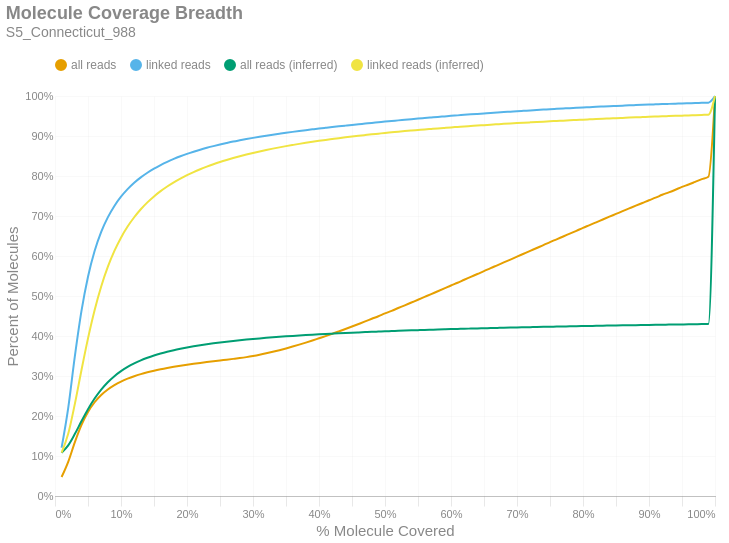

The notebook cell saved with this chart:
### Markdown cell above
### Molecule Read Coverage
This chart shows molecule coverage breadth as computed by the number of bases aligned to that molecule. In other words, "*how much of each unique long molecule is actually sequenced/aligned?*" Keep in mind there is a distinction between sequences and alignments, since some sequences belonging to a particular molecule may not align well and wouldn't appear in the alignment data. This chart also shows molecule coverage breadth as computed by the *inferred fragment* from which the aligned sequences originate. Unlike read coverage, this calculation takes into account the total insert size, including unsequenced gaps between the forward and reverse reads. Like the previous figures, these are cumulative percents.

### Code cell
if SKIPLR:
    print_html(f"Skipped")
else:
    binned_df = consolidated_hist(valids['coverage_bp'], mask, 0.01, True)
    binned_df_inf = consolidated_hist(valids['coverage_inserts'], mask, 0.01, True)
    binned_df = binned_df.with_columns(pl.lit(binned_df_inf['all reads (cumsum)']).alias('all reads (inferred)'))
    binned_df = binned_df.with_columns(pl.lit(binned_df_inf['linked reads (cumsum)']).alias('linked reads (inferred)'))
    binned_df = binned_df.with_columns(
        (pl.col('bin').cast(pl.Float64) + 0.01).alias('right_edge')
    )

    with SafeRender(binned_df):
        (
            density_plot(binned_df, 'Molecule Coverage Breadth', samplename, 'molcov', ['all reads (inferred)','linked reads (inferred)'])
            .encode(
                #x=alt.X('bin:Q', title="% Molecule Covered").axis(format = '%').scale(padding=0),
                x=alt.X('right_edge:Q', title="% Molecule Covered").axis(format='%').scale(padding=0),
                y=alt.Y('value:Q', title='Percent of Molecules')
                    .axis(format='%')
                    .stack(False)
                    .scale(domainMin=0, padding=0),
                color=alt.Color("key:N").scale(domain = ["all reads", "linked reads", "all reads (inferred)", "linked reads (inferred)"]),
                tooltip = [
                    alt.Tooltip("key:N", title = "Data Type"),
                    alt.Tooltip("range_label:N", title="% Molecule Covered"),
                    alt.Tooltip("value:Q", format = ".2%", title="% Molecules")
                ]
            )
        ).display()

### Figure 1 — Vega-Lite specification as saved in the notebook (floating-point values rounded to 4 significant figures)
{"width": "container", "height": 400, "config": {"title": {"anchor": "start", "dy": -15, "fontSize": 18, "color": "#888888", "subtitleColor": "#888888", "subtitleFontSize": 14}, "arc": {"fill": "#0072B2"}, "axis": {"domainColor": "#888888", "domainWidth": 0.5, "gridWidth": 0.2, "grid": false, "titleFontWeight": 400, "titleFontSize": 15, "labelFontSize": 11, "labelColor": "#888888", "tickColor": "#888888", "tickWidth": 0.2, "titleColor": "#888888"}, "axisBand": {"grid": false}, "axisX": {"grid": true, "tickSize": 10, "domainCap": "round"}, "axisY": {"domain": false, "grid": true, "tickSize": 0, "domainCap": "round"}, "background": "transparent", "header": {"labelFontSize": 15, "labelColor": "#888888", "titleFontSize": 15, "titleFontWeight": 600, "titleColor": "#888888"}, "legend": {"labelFont": "sans-serif", "labelFontSize": 12, "labelColor": "#888888", "symbolSize": 100, "symbolType": "circle", "titleFontSize": 12, "titlePadding": 10, "titleColor": "#888888", "title": null, "orient": "top"}, "range": {"category": ["#E69F00", "#56B4E9", "#009E73", "#F0E442", "#0072B2", "#D55E00", "#CC79A7", "#000000"], "diverging": ["#cfe8f3", "#a2d4ec", "#73bfe2", "#46abdb", "#1696d2", "#12719e"]}, "area": {"fill": "#0072B2", "fillOpacity": 0.7, "line": true, "strokeOpacity": 0.7}, "line": {"color": "#0072B2", "stroke": "#0072B2", "strokeWidth": 2}, "trail": {"color": "#0072B2", "stroke": "#0072B2", "strokeWidth": 0, "size": 1}, "point": {"filled": true, "fillOpacity": 1.0, "size": 95}, "text": {"color": "#888888", "fontSize": 11, "align": "right", "fontWeight": 400, "size": 11}, "bar": {"fill": "#0072B2", "stroke": null}, "view": {"stroke": null, "continuousWidth": 660, "continuousHeight": 400}}, "data": {"name": "data-2d0645a27f452a72abd19c87b2eed01e"}, "mark": {"type": "line", "interpolate": "monotone", "point": {"opacity": 0, "size": 275}}, "encoding": {"color": {"field": "key", "scale": {"domain": ["all reads", "linked reads", "all reads (inferred)", "linked reads (inferred)"]}, "type": "nominal"}, "tooltip": [{"field": "key", "title": "Data Type", "type": "nominal"}, {"field": "range_label", "title": "% Molecule Covered", "type": "nominal"}, {"field": "value", "format": ".2%", "title": "% Molecules", "type": "quantitative"}], "x": {"axis": {"format": "%"}, "field": "right_edge", "scale": {"padding": 0}, "title": "% Molecule Covered", "type": "quantitative"}, "y": {"axis": {"format": "%"}, "field": "value", "scale": {"domainMin": 0, "padding": 0}, "stack": false, "title": "Percent of Molecules", "type": "quantitative"}}, "params": [{"name": "param_c36ac31b6afebe62", "select": {"type": "point", "fields": ["key"]}, "bind": "legend"}], "title": {"text": "Molecule Coverage Breadth", "subtitle": "S5_Connecticut_988"}, "transform": [{"fold": ["all reads (cumsum)", "linked reads (cumsum)", "all reads (inferred)", "linked reads (inferred)"]}, {"calculate": "replace(datum.key, ' (cumsum)', '')", "as": "key"}, {"filter": {"param": "param_c36ac31b6afebe62"}}], "usermeta": {"embedOptions": {"downloadFileName": "S5_Connecticut_988.molcov"}}, "$schema": "https://vega.github.io/schema/vega-lite/v6.1.0.json", "datasets": {"data-2d0645a27f452a72abd19c87b2eed01e": [{"bin": "0.0", "interval": "0.0-0.01", "all reads": 0.0474, "linked reads": 0.1205, "all reads (cumsum)": 0.0474, "linked reads (cumsum)": 0.1205, "range_label": "0.0-0.01", "all reads (inferred)": 0.1081, "linked reads (inferred)": 0.1085, "right_edge": 0.01}, {"bin": "0.01", "interval": "0.01-0.02", "all reads": 0.03793, "linked reads": 0.09896, "all reads (cumsum)": 0.08533, "linked reads (cumsum)": 0.2195, "range_label": "0.01-0.02", "all reads (inferred)": 0.1265, "linked reads (inferred)": 0.1555, "right_edge": 0.02}, {"bin": "0.02", "interval": "0.02-0.03", "all reads": 0.04885, "linked reads": 0.1287, "all reads (cumsum)": 0.1342, "linked reads (cumsum)": 0.3482, "range_label": "0.02-0.03", "all reads (inferred)": 0.1548, "linked reads (inferred)": 0.2297, "right_edge": 0.03}, {"bin": "0.03", "interval": "0.03-0.04", "all reads": 0.04293, "linked reads": 0.1133, "all reads (cumsum)": 0.1771, "linked reads (cumsum)": 0.4615, "range_label": "0.03-0.04", "all reads (inferred)": 0.1867, "linked reads (inferred)": 0.3137, "right_edge": 0.04}, {"bin": "0.04", "interval": "0.04-0.05", "all reads": 0.03289, "linked reads": 0.0868, "all reads (cumsum)": 0.21, "linked reads (cumsum)": 0.5483, "range_label": "0.04-0.05", "all reads (inferred)": 0.2171, "linked reads (inferred)": 0.3941, "right_edge": 0.05}, {"bin": "0.05", "interval": "0.05-0.06", "all reads": 0.02437, "linked reads": 0.0642, "all reads (cumsum)": 0.2344, "linked reads (cumsum)": 0.6125, "range_label": "0.05-0.06", "all reads (inferred)": 0.2437, "linked reads (inferred)": 0.4646, "right_edge": 0.06}, {"bin": "0.06", "interval": "0.06-0.07", "all reads": 0.01819, "linked reads": 0.04785, "all reads (cumsum)": 0.2526, "linked reads (cumsum)": 0.6603, "range_label": "0.06-0.07", "all reads (inferred)": 0.2661, "linked reads (inferred)": 0.5239, "right_edge": 0.07}, {"bin": "0.07", "interval": "0.07-0.08", "all reads": 0.01382, "linked reads": 0.0363, "all reads (cumsum)": 0.2664, "linked reads (cumsum)": 0.6966, "range_label": "0.07-0.08", "all reads (inferred)": 0.2845, "linked reads (inferred)": 0.5728, "right_edge": 0.08}, {"bin": "0.08", "interval": "0.08-0.09", "all reads": 0.0109, "linked reads": 0.02856, "all reads (cumsum)": 0.2773, "linked reads (cumsum)": 0.7252, "range_label": "0.08-0.09", "all reads (inferred)": 0.2996, "linked reads (inferred)": 0.6128, "right_edge": 0.09}, {"bin": "0.09", "interval": "0.09-0.1", "all reads": 0.008815, "linked reads": 0.02301, "all reads (cumsum)": 0.2861, "linked reads (cumsum)": 0.7482, "range_label": "0.09-0.1", "all reads (inferred)": 0.3121, "linked reads (inferred)": 0.6459, "right_edge": 0.1}, {"bin": "0.1", "interval": "0.1-0.11", "all reads": 0.007266, "linked reads": 0.01891, "all reads (cumsum)": 0.2934, "linked reads (cumsum)": 0.7671, "range_label": "0.1-0.11", "all reads (inferred)": 0.3226, "linked reads (inferred)": 0.6736, "right_edge": 0.11}, {"bin": "0.11", "interval": "0.11-0.12", "all reads": 0.00615, "linked reads": 0.01596, "all reads (cumsum)": 0.2995, "linked reads (cumsum)": 0.783, "range_label": "0.11-0.12", "all reads (inferred)": 0.3314, "linked reads (inferred)": 0.6968, "right_edge": 0.12}, {"bin": "0.12", "interval": "0.12-0.13", "all reads": 0.005218, "linked reads": 0.0135, "all reads (cumsum)": 0.3047, "linked reads (cumsum)": 0.7965, "range_label": "0.12-0.13", "all reads (inferred)": 0.339, "linked reads (inferred)": 0.7169, "right_edge": 0.13}, {"bin": "0.13", "interval": "0.13-0.14", "all reads": 0.004503, "linked reads": 0.01161, "all reads (cumsum)": 0.3092, "linked reads (cumsum)": 0.8081, "range_label": "0.13-0.14", "all reads (inferred)": 0.3455, "linked reads (inferred)": 0.734, "right_edge": 0.14}, {"bin": "0.14", "interval": "0.14-0.15", "all reads": 0.003995, "linked reads": 0.01024, "all reads (cumsum)": 0.3132, "linked reads (cumsum)": 0.8184, "range_label": "0.14-0.15", "all reads (inferred)": 0.3512, "linked reads (inferred)": 0.749, "right_edge": 0.15}, {"bin": "0.15", "interval": "0.15-0.16", "all reads": 0.003533, "linked reads": 0.008975, "all reads (cumsum)": 0.3168, "linked reads (cumsum)": 0.8274, "range_label": "0.15-0.16", "all reads (inferred)": 0.3562, "linked reads (inferred)": 0.7621, "right_edge": 0.16}, {"bin": "0.16", "interval": "0.16-0.17", "all reads": 0.003209, "linked reads": 0.008076, "all reads (cumsum)": 0.32, "linked reads (cumsum)": 0.8354, "range_label": "0.16-0.17", "all reads (inferred)": 0.3606, "linked reads (inferred)": 0.7737, "right_edge": 0.17}, {"bin": "0.17", "interval": "0.17-0.18", "all reads": 0.002933, "linked reads": 0.00726, "all reads (cumsum)": 0.3229, "linked reads (cumsum)": 0.8427, "range_label": "0.17-0.18", "all reads (inferred)": 0.3645, "linked reads (inferred)": 0.7842, "right_edge": 0.18}, {"bin": "0.18", "interval": "0.18-0.19", "all reads": 0.002707, "linked reads": 0.006579, "all reads (cumsum)": 0.3256, "linked reads (cumsum)": 0.8493, "range_label": "0.18-0.19", "all reads (inferred)": 0.3681, "linked reads (inferred)": 0.7935, "right_edge": 0.19}, {"bin": "0.19", "interval": "0.19-0.2", "all reads": 0.002512, "linked reads": 0.00596, "all reads (cumsum)": 0.3281, "linked reads (cumsum)": 0.8552, "range_label": "0.19-0.2", "all reads (inferred)": 0.3713, "linked reads (inferred)": 0.802, "right_edge": 0.2}, {"bin": "0.2", "interval": "0.2-0.21", "all reads": 0.00235, "linked reads": 0.00547, "all reads (cumsum)": 0.3305, "linked reads (cumsum)": 0.8607, "range_label": "0.2-0.21", "all reads (inferred)": 0.3743, "linked reads (inferred)": 0.8098, "right_edge": 0.21}, {"bin": "0.21", "interval": "0.21-0.22", "all reads": 0.002246, "linked reads": 0.005067, "all reads (cumsum)": 0.3327, "linked reads (cumsum)": 0.8658, "range_label": "0.21-0.22", "all reads (inferred)": 0.377, "linked reads (inferred)": 0.8168, "right_edge": 0.22}, {"bin": "0.22", "interval": "0.22-0.23", "all reads": 0.002129, "linked reads": 0.004644, "all reads (cumsum)": 0.3349, "linked reads (cumsum)": 0.8704, "range_label": "0.22-0.23", "all reads (inferred)": 0.3795, "linked reads (inferred)": 0.8233, "right_edge": 0.23}, {"bin": "0.23", "interval": "0.23-0.24", "all reads": 0.002048, "linked reads": 0.004315, "all reads (cumsum)": 0.3369, "linked reads (cumsum)": 0.8747, "range_label": "0.23-0.24", "all reads (inferred)": 0.3817, "linked reads (inferred)": 0.8293, "right_edge": 0.24}, {"bin": "0.24", "interval": "0.24-0.25", "all reads": 0.001997, "linked reads": 0.004008, "all reads (cumsum)": 0.3389, "linked reads (cumsum)": 0.8787, "range_label": "0.24-0.25", "all reads (inferred)": 0.3839, "linked reads (inferred)": 0.8349, "right_edge": 0.25}, {"bin": "0.25", "interval": "0.25-0.26", "all reads": 0.001924, "linked reads": 0.003733, "all reads (cumsum)": 0.3408, "linked reads (cumsum)": 0.8825, "range_label": "0.25-0.26", "all reads (inferred)": 0.3858, "linked reads (inferred)": 0.8401, "right_edge": 0.26}, {"bin": "0.26", "interval": "0.26-0.27", "all reads": 0.001979, "linked reads": 0.003573, "all reads (cumsum)": 0.3428, "linked reads (cumsum)": 0.886, "range_label": "0.26-0.27", "all reads (inferred)": 0.3877, "linked reads (inferred)": 0.8449, "right_edge": 0.27}, {"bin": "0.27", "interval": "0.27-0.28", "all reads": 0.002049, "linked reads": 0.003235, "all reads (cumsum)": 0.3449, "linked reads (cumsum)": 0.8893, "range_label": "0.27-0.28", "all reads (inferred)": 0.3894, "linked reads (inferred)": 0.8494, "right_edge": 0.28}, {"bin": "0.28", "interval": "0.28-0.29", "all reads": 0.002353, "linked reads": 0.003111, "all reads (cumsum)": 0.3472, "linked reads (cumsum)": 0.8924, "range_label": "0.28-0.29", "all reads (inferred)": 0.391, "linked reads (inferred)": 0.8537, "right_edge": 0.29}, {"bin": "0.29", "interval": "0.29-0.3", "all reads": 0.002758, "linked reads": 0.002935, "all reads (cumsum)": 0.35, "linked reads (cumsum)": 0.8953, "range_label": "0.29-0.3", "all reads (inferred)": 0.3926, "linked reads (inferred)": 0.8577, "right_edge": 0.3}, {"bin": "0.3", "interval": "0.3-0.31", "all reads": 0.003152, "linked reads": 0.002795, "all reads (cumsum)": 0.3531, "linked reads (cumsum)": 0.8981, "range_label": "0.3-0.31", "all reads (inferred)": 0.394, "linked reads (inferred)": 0.8614, "right_edge": 0.31}, {"bin": "0.31", "interval": "0.31-0.32", "all reads": 0.00354, "linked reads": 0.002701, "all reads (cumsum)": 0.3567, "linked reads (cumsum)": 0.9008, "range_label": "0.31-0.32", "all reads (inferred)": 0.3954, "linked reads (inferred)": 0.8651, "right_edge": 0.32}, {"bin": "0.32", "interval": "0.32-0.33", "all reads": 0.003845, "linked reads": 0.002544, "all reads (cumsum)": 0.3605, "linked reads (cumsum)": 0.9034, "range_label": "0.32-0.33", "all reads (inferred)": 0.3967, "linked reads (inferred)": 0.8684, "right_edge": 0.33}, {"bin": "0.33", "interval": "0.33-0.34", "all reads": 0.004082, "linked reads": 0.002375, "all reads (cumsum)": 0.3646, "linked reads (cumsum)": 0.9057, "range_label": "0.33-0.34", "all reads (inferred)": 0.3979, "linked reads (inferred)": 0.8716, "right_edge": 0.34}, {"bin": "0.34", "interval": "0.34-0.35", "all reads": 0.004363, "linked reads": 0.002347, "all reads (cumsum)": 0.3689, "linked reads (cumsum)": 0.9081, "range_label": "0.34-0.35", "all reads (inferred)": 0.3991, "linked reads (inferred)": 0.8747, "right_edge": 0.35}, {"bin": "0.35", "interval": "0.35-0.36", "all reads": 0.004619, "linked reads": 0.002251, "all reads (cumsum)": 0.3736, "linked reads (cumsum)": 0.9103, "range_label": "0.35-0.36", "all reads (inferred)": 0.4002, "linked reads (inferred)": 0.8775, "right_edge": 0.36}, {"bin": "0.36", "interval": "0.36-0.37", "all reads": 0.004822, "linked reads": 0.002172, "all reads (cumsum)": 0.3784, "linked reads (cumsum)": 0.9125, "range_label": "0.36-0.37", "all reads (inferred)": 0.4013, "linked reads (inferred)": 0.8803, "right_edge": 0.37}, {"bin": "0.37", "interval": "0.37-0.38", "all reads": 0.005089, "linked reads": 0.002096, "all reads (cumsum)": 0.3835, "linked reads (cumsum)": 0.9146, "range_label": "0.37-0.38", "all reads (inferred)": 0.4023, "linked reads (inferred)": 0.883, "right_edge": 0.38}, {"bin": "0.38", "interval": "0.38-0.39", "all reads": 0.005283, "linked reads": 0.001998, "all reads (cumsum)": 0.3888, "linked reads (cumsum)": 0.9166, "range_label": "0.38-0.39", "all reads (inferred)": 0.4032, "linked reads (inferred)": 0.8855, "right_edge": 0.39}, {"bin": "0.39", "interval": "0.39-0.4", "all reads": 0.005544, "linked reads": 0.00198, "all reads (cumsum)": 0.3943, "linked reads (cumsum)": 0.9186, "range_label": "0.39-0.4", "all reads (inferred)": 0.4042, "linked reads (inferred)": 0.8879, "right_edge": 0.4}, {"bin": "0.4", "interval": "0.4-0.41", "all reads": 0.005503, "linked reads": 0.001896, "all reads (cumsum)": 0.3998, "linked reads (cumsum)": 0.9205, "range_label": "0.4-0.41", "all reads (inferred)": 0.4051, "linked reads (inferred)": 0.8902, "right_edge": 0.41}, {"bin": "0.41", "interval": "0.41-0.42", "all reads": 0.005764, "linked reads": 0.001871, "all reads (cumsum)": 0.4056, "linked reads (cumsum)": 0.9223, "range_label": "0.41-0.42", "all reads (inferred)": 0.4059, "linked reads (inferred)": 0.8924, "right_edge": 0.42}, {"bin": "0.42", "interval": "0.42-0.43", "all reads": 0.00596, "linked reads": 0.001809, "all reads (cumsum)": 0.4115, "linked reads (cumsum)": 0.9242, "range_label": "0.42-0.43", "all reads (inferred)": 0.4067, "linked reads (inferred)": 0.8945, "right_edge": 0.43}, {"bin": "0.43", "interval": "0.43-0.44", "all reads": 0.00603, "linked reads": 0.001773, "all reads (cumsum)": 0.4176, "linked reads (cumsum)": 0.9259, "range_label": "0.43-0.44", "all reads (inferred)": 0.4075, "linked reads (inferred)": 0.8966, "right_edge": 0.44}, {"bin": "0.44", "interval": "0.44-0.45", "all reads": 0.006193, "linked reads": 0.001759, "all reads (cumsum)": 0.4238, "linked reads (cumsum)": 0.9277, "range_label": "0.44-0.45", "all reads (inferred)": 0.4083, "linked reads (inferred)": 0.8986, "right_edge": 0.45}, {"bin": "0.45", "interval": "0.45-0.46", "all reads": 0.00631, "linked reads": 0.0017, "all reads (cumsum)": 0.4301, "linked reads (cumsum)": 0.9294, "range_label": "0.45-0.46", "all reads (inferred)": 0.409, "linked reads (inferred)": 0.9005, "right_edge": 0.46}, {"bin": "0.46", "interval": "0.46-0.47", "all reads": 0.006373, "linked reads": 0.001667, "all reads (cumsum)": 0.4364, "linked reads (cumsum)": 0.9311, "range_label": "0.46-0.47", "all reads (inferred)": 0.4098, "linked reads (inferred)": 0.9024, "right_edge": 0.47}, {"bin": "0.47", "interval": "0.47-0.48", "all reads": 0.006605, "linked reads": 0.001697, "all reads (cumsum)": 0.443, "linked reads (cumsum)": 0.9328, "range_label": "0.47-0.48", "all reads (inferred)": 0.4105, "linked reads (inferred)": 0.9042, "right_edge": 0.48}, {"bin": "0.48", "interval": "0.48-0.49", "all reads": 0.006337, "linked reads": 0.001599, "all reads (cumsum)": 0.4494, "linked reads (cumsum)": 0.9343, "range_label": "0.48-0.49", "all reads (inferred)": 0.4111, "linked reads (inferred)": 0.9059, "right_edge": 0.49}, {"bin": "0.49", "interval": "0.49-0.5", "all reads": 0.007255, "linked reads": 0.001665, "all reads (cumsum)": 0.4566, "linked reads (cumsum)": 0.936, "range_label": "0.49-0.5", "all reads (inferred)": 0.4118, "linked reads (inferred)": 0.9076, "right_edge": 0.5}, {"bin": "0.5", "interval": "0.5-0.51", "all reads": 0.006184, "linked reads": 0.001457, "all reads (cumsum)": 0.4628, "linked reads (cumsum)": 0.9375, "range_label": "0.5-0.51", "all reads (inferred)": 0.4124, "linked reads (inferred)": 0.9091, "right_edge": 0.51}, {"bin": "0.51", "interval": "0.51-0.52", "all reads": 0.00707, "linked reads": 0.001587, "all reads (cumsum)": 0.4699, "linked reads (cumsum)": 0.9391, "range_label": "0.51-0.52", "all reads (inferred)": 0.413, "linked reads (inferred)": 0.9107, "right_edge": 0.52}, {"bin": "0.52", "interval": "0.52-0.53", "all reads": 0.006766, "linked reads": 0.001479, "all reads (cumsum)": 0.4767, "linked reads (cumsum)": 0.9405, "range_label": "0.52-0.53", "all reads (inferred)": 0.4136, "linked reads (inferred)": 0.9122, "right_edge": 0.53}, {"bin": "0.53", "interval": "0.53-0.54", "all reads": 0.00701, "linked reads": 0.001526, "all reads (cumsum)": 0.4837, "linked reads (cumsum)": 0.9421, "range_label": "0.53-0.54", "all reads (inferred)": 0.4141, "linked reads (inferred)": 0.9136, "right_edge": 0.54}, {"bin": "0.54", "interval": "0.54-0.55", "all reads": 0.006887, "linked reads": 0.001482, "all reads (cumsum)": 0.4905, "linked reads (cumsum)": 0.9435, "range_label": "0.54-0.55", "all reads (inferred)": 0.4147, "linked reads (inferred)": 0.915, "right_edge": 0.55}, {"bin": "0.55", "interval": "0.55-0.56", "all reads": 0.007137, "linked reads": 0.001388, "all reads (cumsum)": 0.4977, "linked reads (cumsum)": 0.9449, "range_label": "0.55-0.56", "all reads (inferred)": 0.4152, "linked reads (inferred)": 0.9164, "right_edge": 0.56}, {"bin": "0.56", "interval": "0.56-0.57", "all reads": 0.007128, "linked reads": 0.001378, "all reads (cumsum)": 0.5048, "linked reads (cumsum)": 0.9463, "range_label": "0.56-0.57", "all reads (inferred)": 0.4157, "linked reads (inferred)": 0.9177, "right_edge": 0.57}, {"bin": "0.57", "interval": "0.57-0.58", "all reads": 0.006982, "linked reads": 0.001375, "all reads (cumsum)": 0.5118, "linked reads (cumsum)": 0.9477, "range_label": "0.57-0.58", "all reads (inferred)": 0.4162, "linked reads (inferred)": 0.919, "right_edge": 0.58}, {"bin": "0.58", "interval": "0.58-0.59", "all reads": 0.007164, "linked reads": 0.001319, "all reads (cumsum)": 0.519, "linked reads (cumsum)": 0.949, "range_label": "0.58-0.59", "all reads (inferred)": 0.4167, "linked reads (inferred)": 0.9203, "right_edge": 0.59}, {"bin": "0.59", "interval": "0.59-0.6", "all reads": 0.007314, "linked reads": 0.001335, "all reads (cumsum)": 0.5263, "linked reads (cumsum)": 0.9503, "range_label": "0.59-0.6", "all reads (inferred)": 0.4172, "linked reads (inferred)": 0.9215, "right_edge": 0.6}, {"bin": "0.6", "interval": "0.6-0.61", "all reads": 0.006939, "linked reads": 0.001227, "all reads (cumsum)": 0.5332, "linked reads (cumsum)": 0.9516, "range_label": "0.6-0.61", "all reads (inferred)": 0.4177, "linked reads (inferred)": 0.9227, "right_edge": 0.61}, {"bin": "0.61", "interval": "0.61-0.62", "all reads": 0.007347, "linked reads": 0.001281, "all reads (cumsum)": 0.5406, "linked reads (cumsum)": 0.9528, "range_label": "0.61-0.62", "all reads (inferred)": 0.4181, "linked reads (inferred)": 0.9239, "right_edge": 0.62}, {"bin": "0.62", "interval": "0.62-0.63", "all reads": 0.007169, "linked reads": 0.001231, "all reads (cumsum)": 0.5477, "linked reads (cumsum)": 0.9541, "range_label": "0.62-0.63", "all reads (inferred)": 0.4186, "linked reads (inferred)": 0.925, "right_edge": 0.63}, {"bin": "0.63", "interval": "0.63-0.64", "all reads": 0.007264, "linked reads": 0.001183, "all reads (cumsum)": 0.555, "linked reads (cumsum)": 0.9553, "range_label": "0.63-0.64", "all reads (inferred)": 0.419, "linked reads (inferred)": 0.9261, "right_edge": 0.64}, {"bin": "0.64", "interval": "0.64-0.65", "all reads": 0.007139, "linked reads": 0.001168, "all reads (cumsum)": 0.5621, "linked reads (cumsum)": 0.9564, "range_label": "0.64-0.65", "all reads (inferred)": 0.4194, "linked reads (inferred)": 0.9272, "right_edge": 0.65}, {"bin": "0.65", "interval": "0.65-0.66", "all reads": 0.007503, "linked reads": 0.001185, "all reads (cumsum)": 0.5696, "linked reads (cumsum)": 0.9576, "range_label": "0.65-0.66", "all reads (inferred)": 0.4198, "linked reads (inferred)": 0.9282, "right_edge": 0.66}, {"bin": "0.66", "interval": "0.66-0.67", "all reads": 0.007104, "linked reads": 0.001133, "all reads (cumsum)": 0.5767, "linked reads (cumsum)": 0.9587, "range_label": "0.66-0.67", "all reads (inferred)": 0.4203, "linked reads (inferred)": 0.9293, "right_edge": 0.67}, {"bin": "0.67", "interval": "0.67-0.68", "all reads": 0.007257, "linked reads": 0.001103, "all reads (cumsum)": 0.584, "linked reads (cumsum)": 0.9599, "range_label": "0.67-0.68", "all reads (inferred)": 0.4207, "linked reads (inferred)": 0.9303, "right_edge": 0.68}, {"bin": "0.68", "interval": "0.68-0.69", "all reads": 0.007113, "linked reads": 0.001048, "all reads (cumsum)": 0.5911, "linked reads (cumsum)": 0.9609, "range_label": "0.68-0.69", "all reads (inferred)": 0.4211, "linked reads (inferred)": 0.9313, "right_edge": 0.69}, {"bin": "0.69", "interval": "0.69-0.7", "all reads": 0.007367, "linked reads": 0.001076, "all reads (cumsum)": 0.5985, "linked reads (cumsum)": 0.962, "range_label": "0.69-0.7", "all reads (inferred)": 0.4214, "linked reads (inferred)": 0.9323, "right_edge": 0.7}, {"bin": "0.7", "interval": "0.7-0.71", "all reads": 0.007147, "linked reads": 0.001007, "all reads (cumsum)": 0.6056, "linked reads (cumsum)": 0.963, "range_label": "0.7-0.71", "all reads (inferred)": 0.4218, "linked reads (inferred)": 0.9332, "right_edge": 0.71}, {"bin": "0.71", "interval": "0.71-0.72", "all reads": 0.007156, "linked reads": 0.00101, "all reads (cumsum)": 0.6128, "linked reads (cumsum)": 0.964, "range_label": "0.71-0.72", "all reads (inferred)": 0.4222, "linked reads (inferred)": 0.9341, "right_edge": 0.72}, {"bin": "0.72", "interval": "0.72-0.73", "all reads": 0.007286, "linked reads": 0.0009867, "all reads (cumsum)": 0.6201, "linked reads (cumsum)": 0.965, "range_label": "0.72-0.73", "all reads (inferred)": 0.4225, "linked reads (inferred)": 0.935, "right_edge": 0.73}, {"bin": "0.73", "interval": "0.73-0.74", "all reads": 0.007096, "linked reads": 0.0009641, "all reads (cumsum)": 0.6272, "linked reads (cumsum)": 0.9659, "range_label": "0.73-0.74", "all reads (inferred)": 0.4229, "linked reads (inferred)": 0.9359, "right_edge": 0.74}, {"bin": "0.74", "interval": "0.74-0.75", "all reads": 0.007546, "linked reads": 0.001004, "all reads (cumsum)": 0.6347, "linked reads (cumsum)": 0.9669, "range_label": "0.74-0.75", "all reads (inferred)": 0.4232, "linked reads (inferred)": 0.9367, "right_edge": 0.75}, {"bin": "0.75", "interval": "0.75-0.76", "all reads": 0.00699, "linked reads": 0.0009065, "all reads (cumsum)": 0.6417, "linked reads (cumsum)": 0.9679, "range_label": "0.75-0.76", "all reads (inferred)": 0.4235, "linked reads (inferred)": 0.9376, "right_edge": 0.76}, {"bin": "0.76", "interval": "0.76-0.77", "all reads": 0.007142, "linked reads": 0.0009119, "all reads (cumsum)": 0.6488, "linked reads (cumsum)": 0.9688, "range_label": "0.76-0.77", "all reads (inferred)": 0.4239, "linked reads (inferred)": 0.9384, "right_edge": 0.77}, {"bin": "0.77", "interval": "0.77-0.78", "all reads": 0.00706, "linked reads": 0.000915, "all reads (cumsum)": 0.6559, "linked reads (cumsum)": 0.9697, "range_label": "0.77-0.78", "all reads (inferred)": 0.4242, "linked reads (inferred)": 0.9392, "right_edge": 0.78}, {"bin": "0.78", "interval": "0.78-0.79", "all reads": 0.007109, "linked reads": 0.0008669, "all reads (cumsum)": 0.663, "linked reads (cumsum)": 0.9705, "range_label": "0.78-0.79", "all reads (inferred)": 0.4245, "linked reads (inferred)": 0.94, "right_edge": 0.79}, {"bin": "0.79", "interval": "0.79-0.8", "all reads": 0.007406, "linked reads": 0.0008351, "all reads (cumsum)": 0.6704, "linked reads (cumsum)": 0.9714, "range_label": "0.79-0.8", "all reads (inferred)": 0.4248, "linked reads (inferred)": 0.9408, "right_edge": 0.8}, {"bin": "0.8", "interval": "0.8-0.81", "all reads": 0.006764, "linked reads": 0.000782, "all reads (cumsum)": 0.6772, "linked reads (cumsum)": 0.9722, "range_label": "0.8-0.81", "all reads (inferred)": 0.4251, "linked reads (inferred)": 0.9416, "right_edge": 0.81}, {"bin": "0.81", "interval": "0.81-0.82", "all reads": 0.007032, "linked reads": 0.0008311, "all reads (cumsum)": 0.6842, "linked reads (cumsum)": 0.973, "range_label": "0.81-0.82", "all reads (inferred)": 0.4255, "linked reads (inferred)": 0.9424, "right_edge": 0.82}, {"bin": "0.82", "interval": "0.82-0.83", "all reads": 0.007048, "linked reads": 0.0007553, "all reads (cumsum)": 0.6913, "linked reads (cumsum)": 0.9737, "range_label": "0.82-0.83", "all reads (inferred)": 0.4258, "linked reads (inferred)": 0.9431, "right_edge": 0.83}, {"bin": "0.83", "interval": "0.83-0.84", "all reads": 0.007008, "linked reads": 0.0007434, "all reads (cumsum)": 0.6983, "linked reads (cumsum)": 0.9745, "range_label": "0.83-0.84", "all reads (inferred)": 0.426, "linked reads (inferred)": 0.9438, "right_edge": 0.84}, {"bin": "0.84", "interval": "0.84-0.85", "all reads": 0.006885, "linked reads": 0.0007109, "all reads (cumsum)": 0.7052, "linked reads (cumsum)": 0.9752, "range_label": "0.84-0.85", "all reads (inferred)": 0.4263, "linked reads (inferred)": 0.9445, "right_edge": 0.85}, {"bin": "0.85", "interval": "0.85-0.86", "all reads": 0.006961, "linked reads": 0.0007065, "all reads (cumsum)": 0.7121, "linked reads (cumsum)": 0.9759, "range_label": "0.85-0.86", "all reads (inferred)": 0.4266, "linked reads (inferred)": 0.9452, "right_edge": 0.86}, {"bin": "0.86", "interval": "0.86-0.87", "all reads": 0.006882, "linked reads": 0.0007106, "all reads (cumsum)": 0.719, "linked reads (cumsum)": 0.9766, "range_label": "0.86-0.87", "all reads (inferred)": 0.4269, "linked reads (inferred)": 0.946, "right_edge": 0.87}, {"bin": "0.87", "interval": "0.87-0.88", "all reads": 0.006887, "linked reads": 0.000649, "all reads (cumsum)": 0.7259, "linked reads (cumsum)": 0.9773, "range_label": "0.87-0.88", "all reads (inferred)": 0.4272, "linked reads (inferred)": 0.9466, "right_edge": 0.88}, {"bin": "0.88", "interval": "0.88-0.89", "all reads": 0.006693, "linked reads": 0.0006375, "all reads (cumsum)": 0.7326, "linked reads (cumsum)": 0.9779, "range_label": "0.88-0.89", "all reads (inferred)": 0.4274, "linked reads (inferred)": 0.9473, "right_edge": 0.89}, {"bin": "0.89", "interval": "0.89-0.9", "all reads": 0.006828, "linked reads": 0.0006162, "all reads (cumsum)": 0.7394, "linked reads (cumsum)": 0.9785, "range_label": "0.89-0.9", "all reads (inferred)": 0.4277, "linked reads (inferred)": 0.9479, "right_edge": 0.9}, {"bin": "0.9", "interval": "0.9-0.91", "all reads": 0.006355, "linked reads": 0.0006013, "all reads (cumsum)": 0.7458, "linked reads (cumsum)": 0.9791, "range_label": "0.9-0.91", "all reads (inferred)": 0.4279, "linked reads (inferred)": 0.9485, "right_edge": 0.91}, {"bin": "0.91", "interval": "0.91-0.92", "all reads": 0.007257, "linked reads": 0.0006199, "all reads (cumsum)": 0.753, "linked reads (cumsum)": 0.9797, "range_label": "0.91-0.92", "all reads (inferred)": 0.4282, "linked reads (inferred)": 0.9492, "right_edge": 0.92}, {"bin": "0.92", "interval": "0.92-0.93", "all reads": 0.006083, "linked reads": 0.0005665, "all reads (cumsum)": 0.7591, "linked reads (cumsum)": 0.9803, "range_label": "0.92-0.93", "all reads (inferred)": 0.4285, "linked reads (inferred)": 0.9497, "right_edge": 0.93}, {"bin": "0.93", "interval": "0.93-0.94", "all reads": 0.006643, "linked reads": 0.0005363, "all reads (cumsum)": 0.7657, "linked reads (cumsum)": 0.9808, "range_label": "0.93-0.94", "all reads (inferred)": 0.4287, "linked reads (inferred)": 0.9503, "right_edge": 0.94}, {"bin": "0.94", "interval": "0.94-0.95", "all reads": 0.007127, "linked reads": 0.0005282, "all reads (cumsum)": 0.7729, "linked reads (cumsum)": 0.9814, "range_label": "0.94-0.95", "all reads (inferred)": 0.429, "linked reads (inferred)": 0.9509, "right_edge": 0.95}, {"bin": "0.95", "interval": "0.95-0.96", "all reads": 0.005787, "linked reads": 0.0004944, "all reads (cumsum)": 0.7787, "linked reads (cumsum)": 0.9819, "range_label": "0.95-0.96", "all reads (inferred)": 0.4292, "linked reads (inferred)": 0.9515, "right_edge": 0.96}, {"bin": "0.96", "interval": "0.96-0.97", "all reads": 0.006701, "linked reads": 0.0005174, "all reads (cumsum)": 0.7854, "linked reads (cumsum)": 0.9824, "range_label": "0.96-0.97", "all reads (inferred)": 0.4295, "linked reads (inferred)": 0.9521, "right_edge": 0.97}, {"bin": "0.97", "interval": "0.97-0.98", "all reads": 0.006728, "linked reads": 0.0004565, "all reads (cumsum)": 0.7921, "linked reads (cumsum)": 0.9828, "range_label": "0.97-0.98", "all reads (inferred)": 0.4297, "linked reads (inferred)": 0.9527, "right_edge": 0.98}, {"bin": "0.98", "interval": "0.98-0.99", "all reads": 0.006151, "linked reads": 0.0004964, "all reads (cumsum)": 0.7982, "linked reads (cumsum)": 0.9833, "range_label": "0.98-0.99", "all reads (inferred)": 0.43, "linked reads (inferred)": 0.9533, "right_edge": 0.99}, {"bin": "0.99", "interval": "0.99-1.0", "all reads": 0.2018, "linked reads": 0.01666, "all reads (cumsum)": 1.0, "linked reads (cumsum)": 1.0, "range_label": "0.99-1.0", "all reads (inferred)": 1.0, "linked reads (inferred)": 1.0, "right_edge": 1.0}]}}
